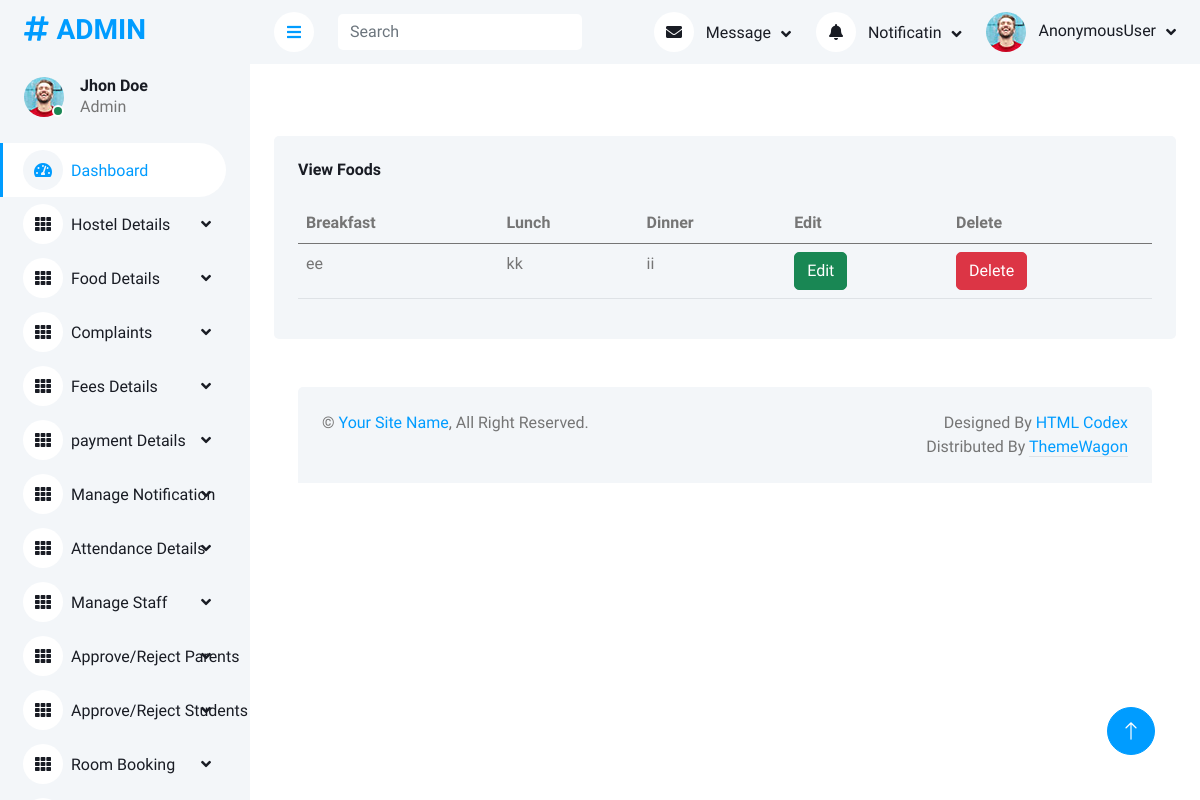
Before: /viewfoods with the older database file.
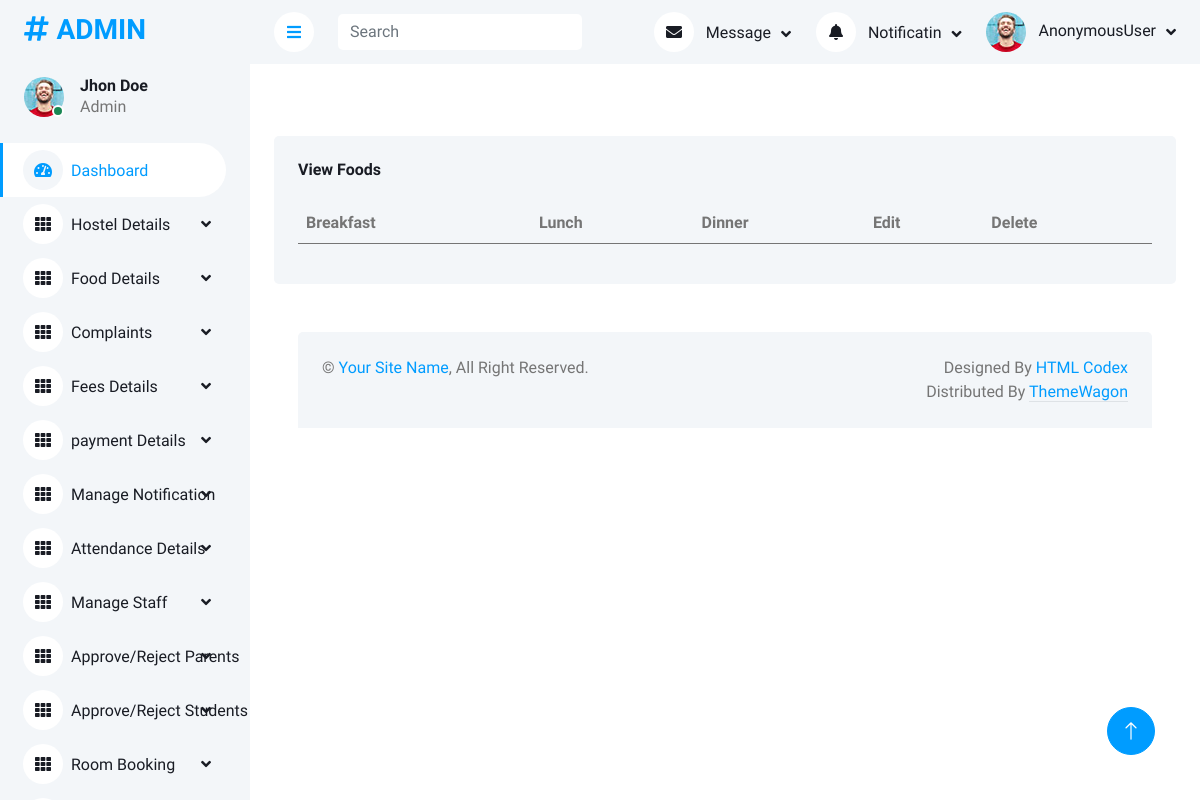
After: the same page with the newer database file.
### app/models.py (models this page shows)
class food(models.Model):
    breakfast = models.CharField(max_length=50)
    lunch = models.CharField(max_length=50)
    dinner = models.CharField(max_length=50)

### app/adminviews.py (the view)
def view_food(request):
    data = food.objects.all()
    return render(request, 'admin_temp/view_food.html', {'data': data})

### templates/admin_temp/view_food.html
<!DOCTYPE html>
{% extends 'admin_temp/admin_home.html' %}
{% block content %}
{% load static %}
<div class="col-12">
    <div class="bg-light rounded h-100 p-4">
        <h6 class="mb-4">View Foods</h6>
        <div class="table-responsive">
            <table class="table">
                <thead>
                <tr>
                    <th>Breakfast</th>
                    <th>Lunch</th>
                    <th>Dinner</th>
                    <th>Edit</th>
                    <th>Delete</th>
                </tr>
                </thead>
                <tbody>
                {% for i in data %}
                <tr>
                    <td>{{i.breakfast}}</td>
                    <td>{{i.lunch}}</td>
                    <td>{{i.dinner}}</td>
                    <td><a href="{% url 'updatefood' i.id %}"><button class="btn btn-success">Edit</button> </a> </td>
                    <td><a href="{% url 'deletefood' i.id %}"><button class="btn btn-danger">Delete</button> </a></td>
                </tr>
                </tbody>
                {% endfor %}
            </table>
        </div>
{% endblock %}

Changed rows visible on the page:
removed food: breakfast "ee", lunch "kk", dinner "ii"
